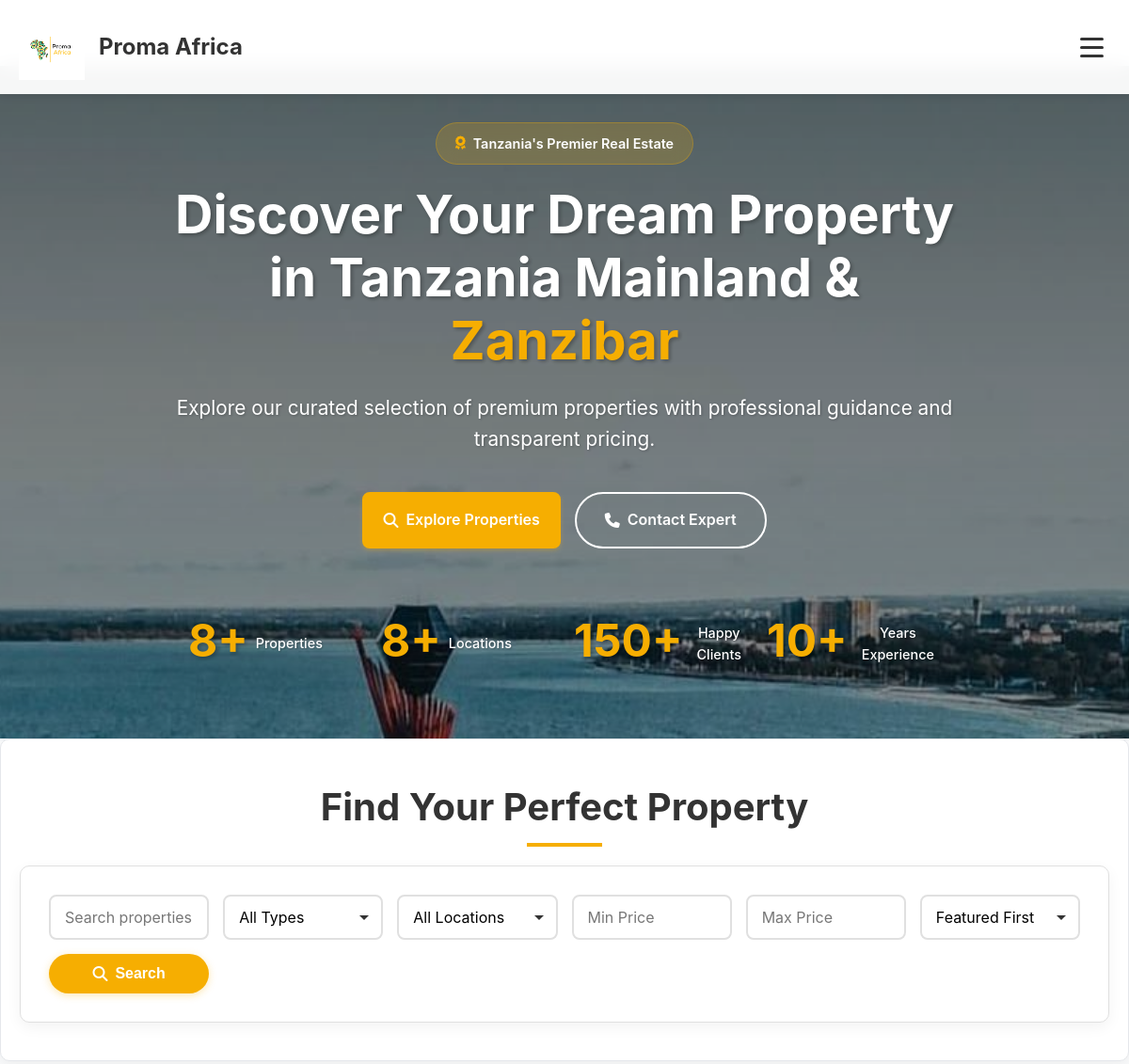
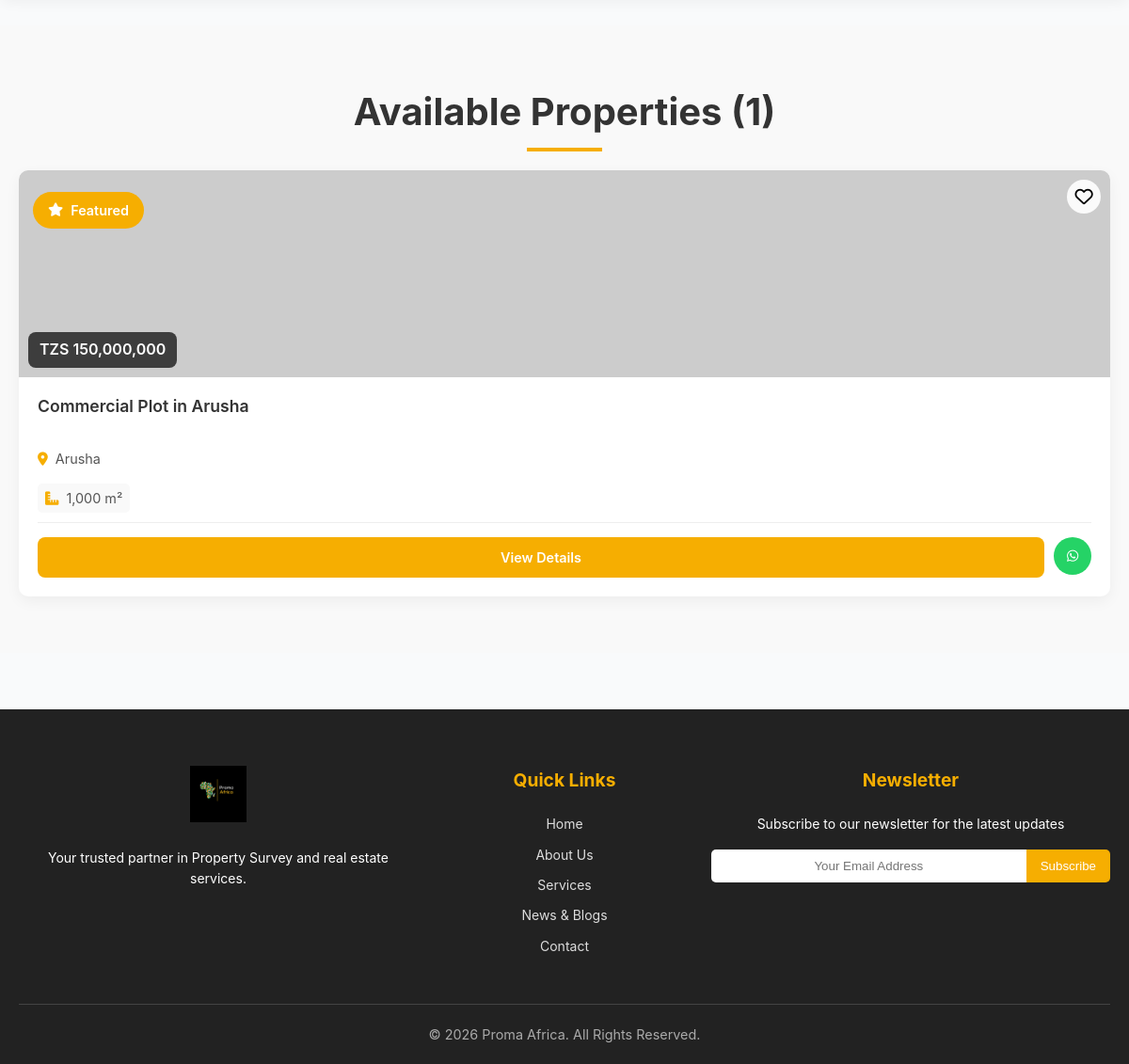
The page /sales.php?property_type=Land on the database its author committed (2 pictures, top to bottom).
### tables this page shows
CREATE TABLE IF NOT EXISTS properties (
    id INT AUTO_INCREMENT PRIMARY KEY,
    title VARCHAR(255) NOT NULL,
    description TEXT,
    property_type ENUM('house', 'apartment', 'land', 'commercial') NOT NULL,
    location VARCHAR(255) NOT NULL,
    price DECIMAL(15,2) NOT NULL,
    bedrooms INT DEFAULT 0,
    bathrooms INT DEFAULT 0,
    area DECIMAL(10,2) DEFAULT 0,
    images JSON,
    featured BOOLEAN DEFAULT FALSE,
    status ENUM('available', 'sold', 'pending') DEFAULT 'available',
    views INT DEFAULT 0,
    created_at TIMESTAMP DEFAULT CURRENT_TIMESTAMP,
    updated_at TIMESTAMP DEFAULT CURRENT_TIMESTAMP ON UPDATE CURRENT_TIMESTAMP
);

### sales.php (the view, shortened to what the rows shown need)
<?php
$db = Database::getInstance();
$pdo = $db->getConnection();
function isMobileDevice() {
    $userAgent = $_SERVER['HTTP_USER_AGENT'] ?? '';
    $mobileKeywords = ['Mobile', 'Android', 'iPhone', 'iPad', 'Windows Phone', 'BlackBerry'];
    return false;
}
$isMobile = isMobileDevice();
$property_type = $_GET['property_type'] ?? '';
$page = max(1, intval($_GET['page'] ?? 1));
$per_page = $isMobile ? 6 : 12;
$view_property = null;
try {
    $conditions = ["status = 'available'"];
    $params = [];
    if (!empty($property_type)) {
        $conditions[] = "property_type = ?";
        $params[] = $property_type;
    }
    $where_clause = implode(' AND ', $conditions);
    $order_by = "featured DESC, created_at DESC";
    $count_sql = "SELECT COUNT(*) FROM properties WHERE $where_clause";
    $count_stmt = $pdo->prepare($count_sql);
    $count_stmt->execute($params);
    $total_properties = $count_stmt->fetchColumn();
    $offset = ($page - 1) * $per_page;
    $sql = "SELECT * FROM properties WHERE $where_clause ORDER BY $order_by LIMIT $per_page OFFSET $offset";
    $stmt = $pdo->prepare($sql);
    $stmt->execute($params);
    $properties = $stmt->fetchAll();
    $settings_stmt = $pdo->query("SELECT setting_key, setting_value FROM settings");
    $settings = $settings_stmt->fetchAll(PDO::FETCH_KEY_PAIR);
} catch(PDOException $e) {
    $properties = [];
    $locations = [];
    $types = [];
    $total_properties = 0;
    $total_pages = 0;
    $settings = [];
    error_log("Database error in sales.php: " . $e->getMessage());
}
function getResponsiveImageUrl($imagePath, $size = 'medium') {
    return "https://via.placeholder.com/400x250/f6ae01/000000?text=Property+Image";
}
function formatPrice($price, $currency = 'TZS', $mobile = false) {
    $symbol = $currency === '$' ? '$' : 'TZS ';
    return $symbol . number_format($price);
}
function getDisplayPhone($property, $settings) {
    return $settings['contact_phone'] ?? '+255756069451';
}
?>
<!DOCTYPE html>
<html lang="en">
<head>
    <link rel="stylesheet" href="https://cdnjs.cloudflare.com/ajax/libs/font-awesome/6.4.0/css/all.min.css">
    <link rel="stylesheet" href="assets/css/styles.css">
    <link rel="stylesheet" href="assets/css/sales-styles.css">
</head>
<body>
    <nav class="navbar">
        <div class="container">
            <a href="index.php" class="logo">
                <div class="logo-text">
                    <h1>Proma Africa</h1>
                </div>
            </a>
        </div>
    </nav>
    <?php if ($view_property): ?>
        <section class="property-detail">
            <div class="container">
                <div class="breadcrumb">
                    <a href="sales.php"><i class="fas fa-arrow-left"></i> Back to Properties</a>
                </div>
                <div class="property-detail-grid">
                    <div class="property-images-section">
                        <?php
                        $images = json_decode($view_property['images'], true);
                        if (is_array($images) && !empty($images)):
                        ?>
                            <div class="main-image-container">
                                <img id="mainImage" src="<?php echo getResponsiveImageUrl($images[0]); ?>"
                                     alt="<?php echo htmlspecialchars($view_property['title']); ?>"
                                     loading="eager">
                                <?php if ($view_property['featured']): ?>
                                    <div class="featured-badge">
                                        <i class="fas fa-star"></i> Featured
                                    </div>
                                <?php endif; ?>
                            </div>
                            <?php if (count($images) > 1): ?>
                                <div class="image-thumbnails">
                                    <?php foreach ($images as $index => $image): ?>
                                        <img src="<?php echo getResponsiveImageUrl($image); ?>"
                                             alt="Property Image <?php echo $index + 1; ?>"
                                             onclick="changeMainImage('<?php echo getResponsiveImageUrl($image); ?>')"
                                             class="thumbnail <?php echo $index === 0 ? 'active' : ''; ?>"
                                             loading="lazy">
                                    <?php endforeach; ?>
                                </div>
                            <?php endif; ?>
                        <?php else: ?>
                            <div class="main-image-container">
                                <div class="no-image">
                                    <i class="fas fa-home"></i>
                                    <p>No Image Available</p>
                                </div>
                            </div>
                        <?php endif; ?>
                    </div>
                    <div class="property-info-section">
                        <div class="property-header">
                            <h1><?php echo htmlspecialchars($view_property['title']); ?></h1>
                            <div class="property-price">
                                <?php echo formatPrice($view_property['price'], $view_property['currency'] ?? 'TZS', $isMobile); ?>
                            </div>
                        </div>
                        <div class="property-meta">
                            <div class="meta-item">
                                <i class="fas fa-map-marker-alt"></i>
                                <span><?php echo htmlspecialchars($view_property['location']); ?></span>
                            </div>
                            <div class="meta-item">
                                <i class="fas fa-building"></i>
                                <span><?php echo ucfirst(htmlspecialchars($view_property['property_type'])); ?></span>
                            </div>
                            <?php if ($view_property['area'] > 0): ?>
                                <div class="meta-item">
                                    <i class="fas fa-ruler-combined"></i>
                                    <span><?php echo number_format($view_property['area']); ?> m²</span>
                                </div>
                            <?php endif; ?>
                        </div>
                        <?php if ($view_property['bedrooms'] > 0 || $view_property['bathrooms'] > 0): ?>
                            <div class="property-features">
                                <?php if ($view_property['bedrooms'] > 0): ?>
                                    <div class="feature">
                                        <i class="fas fa-bed"></i>
                                        <span><?php echo $view_property['bedrooms']; ?> Bedroom<?php echo $view_property['bedrooms'] > 1 ? 's' : ''; ?></span>
                                    </div>
                                <?php endif; ?>
                                <?php if ($view_property['bathrooms'] > 0): ?>
                                    <div class="feature">
                                        <i class="fas fa-bath"></i>
                                        <span><?php echo $view_property['bathrooms']; ?> Bathroom<?php echo $view_property['bathrooms'] > 1 ? 's' : ''; ?></span>
                                    </div>
                                <?php endif; ?>
                            </div>
                        <?php endif; ?>
                        <?php
                        $additional_features = [];
                        if ($view_property['dining']) $additional_features[] = ['icon' => 'fas fa-utensils', 'text' => 'Dining Room'];
                        if ($view_property['sitting_room']) $additional_features[] = ['icon' => 'fas fa-couch', 'text' => 'Sitting Room'];
                        if ($view_property['garden']) $additional_features[] = ['icon' => 'fas fa-seedling', 'text' => 'Garden'];
                        if ($view_property['balcony']) $additional_features[] = ['icon' => 'fas fa-building', 'text' => 'Balcony'];
                        if ($view_property['lift']) $additional_features[] = ['icon' => 'fas fa-elevator', 'text' => 'Lift/Elevator'];
                        if ($view_property['garage']) $additional_features[] = ['icon' => 'fas fa-car', 'text' => 'Garage'];
                        if (!empty($additional_features)): ?>
                            <div class="additional-features">
                                <h3>Additional Features</h3>
                                <div class="features-grid">
                                    <?php foreach ($additional_features as $feature): ?>
                                        <div class="feature-item">
                                            <i class="<?php echo $feature['icon']; ?>"></i>
                                            <span><?php echo $feature['text']; ?></span>
                                        </div>
                                    <?php endforeach; ?>
                                </div>
                            </div>
                        <?php endif; ?>
                        <?php if (!empty($view_property['description'])): ?>
                            <div class="property-description">
                                <h3>Description</h3>
                                <p><?php echo nl2br(htmlspecialchars($view_property['description'])); ?></p>
                            </div>
                        <?php endif; ?>
                        <div class="contact-actions">
                            <a href="https://wa.me/<?php echo $settings['whatsapp_number'] ?? '255756069451'; ?>?text=Hi%2C%20I%27m%20interested%20in%20<?php echo urlencode($view_property['title']); ?>"
                               class="btn-contact btn-whatsapp" target="_blank">
                                <i class="fab fa-whatsapp"></i>
                                WhatsApp
                            </a>
                            <a href="tel:<?php echo getDisplayPhone($view_property, $settings); ?>"
                               class="btn-contact btn-call">
                                <i class="fas fa-phone"></i>
                                Call Now
                            </a>
                            <button onclick="openInquiryModal(<?php echo $view_property['id']; ?>, '<?php echo addslashes($view_property['title']); ?>')"
                                    class="btn-contact btn-inquire">
                                <i class="fas fa-envelope"></i>
                                Send Inquiry
                            </button>
                        </div>
                    </div>
                </div>
            </div>
        </section>
    <?php else: ?>
        <section class="hero-section">
            <div class="hero-content">
                <h1>Discover Your Dream Property in Tanzania Mainland &<span class="highlight"> Zanzibar</span></h1>
            </div>
        </section>
        <section class="filters-section" id="properties">
            <div class="container">
                <div class="filters-header">
                    <h2>Find Your Perfect Property</h2>
                </div>
            </div>
        </section>
        <section class="properties-section">
            <div class="container">
                <div class="properties-header">
                    <h2>Available Properties (<?php echo number_format($total_properties); ?>)</h2>
                </div>
                <?php if (empty($properties)): ?>
                    <div class="empty-state">
                        <i class="fas fa-home"></i>
                        <h3>No Properties Found</h3>
                        <p>Try adjusting your search criteria to find more properties.</p>
                        <a href="sales.php" class="btn-primary">View All Properties</a>
                    </div>
                <?php else: ?>
                    <div class="properties-grid" id="propertiesGrid">
                        <?php foreach ($properties as $property): ?>
                            <div class="property-card" data-property-id="<?php echo $property['id']; ?>">
                                <div class="property-image">
                                    <?php
                                    $images = json_decode($property['images'], true);
                                    $firstImage = is_array($images) && !empty($images) ? $images[0] : null;
                                    ?>
                                    <img src="<?php echo getResponsiveImageUrl($firstImage); ?>"
                                         alt="<?php echo htmlspecialchars($property['title']); ?>"
                                         loading="lazy">
                                    <?php if ($property['featured']): ?>
                                        <div class="featured-badge">
                                            <i class="fas fa-star"></i>
                                            Featured
                                        </div>
                                    <?php endif; ?>
                                    <div class="property-price">
                                        <?php echo formatPrice($property['price'], $property['currency'] ?? 'TZS', $isMobile); ?>
                                    </div>
                                    <button class="favorite-btn" aria-label="Add to favorites">
                                        <i class="far fa-heart"></i>
                                    </button>
                                </div>
                                <div class="property-content">
                                    <h3 class="property-title">
                                        <?php echo htmlspecialchars($property['title']); ?>
                                    </h3>
                                    <div class="property-location">
                                        <i class="fas fa-map-marker-alt"></i>
                                        <?php echo htmlspecialchars($property['location']); ?>
                                    </div>
                                    <?php if ($property['bedrooms'] > 0 || $property['bathrooms'] > 0 || $property['area'] > 0): ?>
                                        <div class="property-features">
                                            <?php if ($property['area'] > 0): ?>
                                                <span><i class="fas fa-ruler-combined"></i> <?php echo number_format($property['area']); ?> m²</span>
                                            <?php endif; ?>
                                        </div>
                                    <?php endif; ?>
                                    <div class="property-actions">
                                        <a href="sales.php?view=<?php echo $property['id']; ?>" class="btn-view">
                                            View Details
                                        </a>
                                        <a href="https://wa.me/<?php echo $settings['whatsapp_number'] ?? '255756069451'; ?>?text=Hi%2C%20I%27m%20interested%20in%20<?php echo urlencode($property['title']); ?>"
                                           class="btn-whatsapp" target="_blank">
                                            <i class="fab fa-whatsapp"></i>
                                        </a>
                                    </div>
                                </div>
                            </div>
                        <?php endforeach; ?>
                    </div>
                <?php endif; ?>
            </div>
        </section>
    <?php endif; ?>
</body>
</html>

### rows shown on the page
properties: featured 1 (drawn), price "TZS 150,000,000", title "Commercial Plot in Arusha", location "Arusha", area "1,000"

### other values the page prints
max(count($properties), 8) "8"
max(count($locations), 8) "8"
$total_properties "1"
